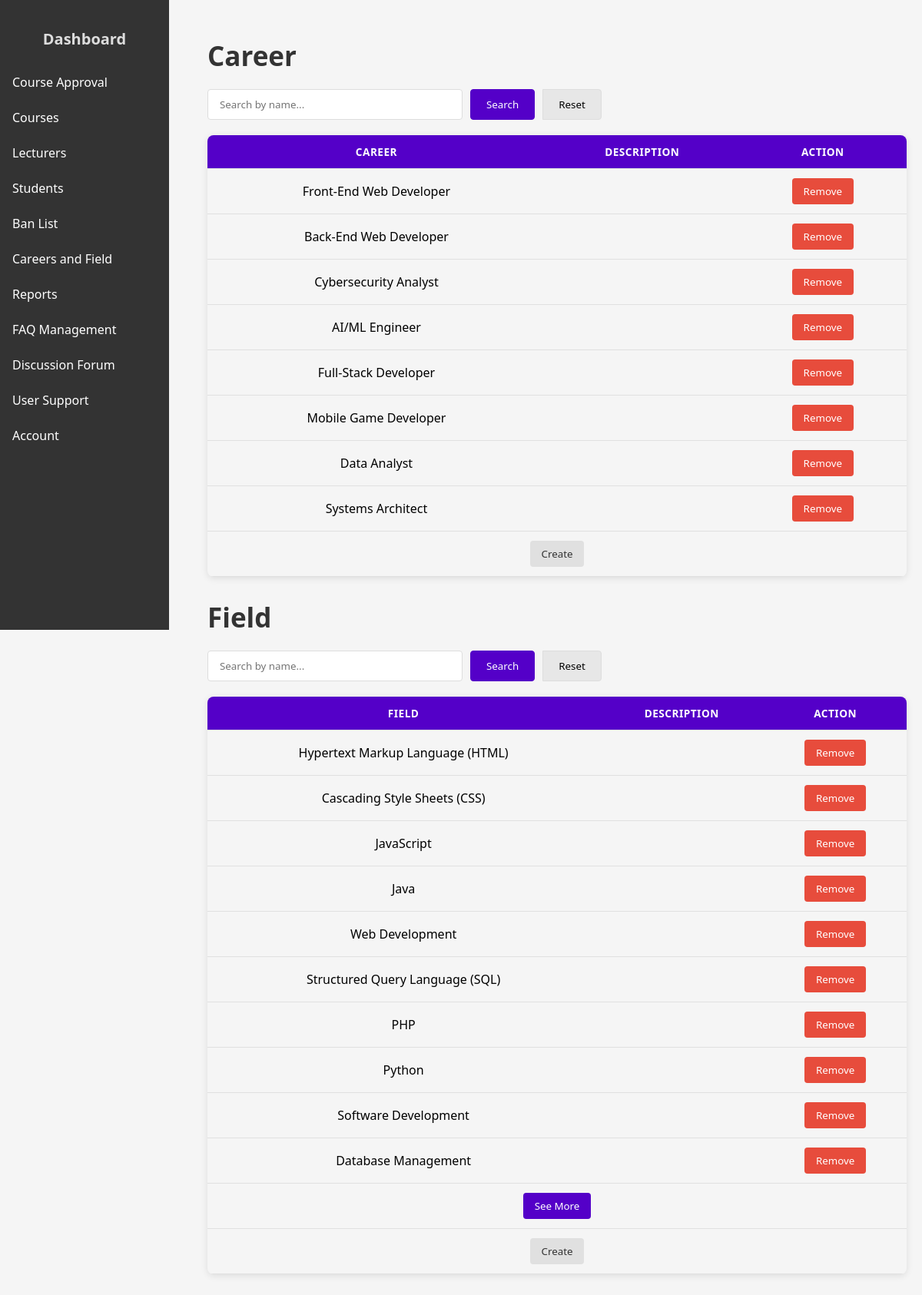
Page /admin_career_field.php (signed in) on the committed database.
### tables this page shows
CREATE TABLE `career` (
  `career_id` int(11) NOT NULL,
  `name` varchar(50) NOT NULL,
  `description` text DEFAULT NULL
);

CREATE TABLE `field` (
  `field_id` int(11) NOT NULL,
  `name` varchar(50) NOT NULL,
  `description` text DEFAULT NULL
);

### admin_career_field.php (the view, shortened to what this page needs)
<?php include "conn.php";
$search = $_GET['search'] ?? '';
$careerSql = "SELECT career_id, name, description FROM career";
$careerResult = $conn->query($careerSql);
$fieldSql = "SELECT field_id, name, description FROM field";
$fieldResult = $conn->query($fieldSql);
include 'admin_sidebar.php';
?>
<!DOCTYPE html>
<html lang="en">
<head>
    <link rel="stylesheet" href="admin.css">
</head>
<body>
<div class="main-content">
    <h2>Career</h2>
    <form method="GET" action="">
        <input type="text" name="search" placeholder="Search by name..." value="<?php echo htmlspecialchars($search); ?>">
        <button type="submit">Search</button>
        <button type="button" onclick="window.location.href='<?php echo basename($_SERVER['PHP_SELF']); ?>'">Reset</button>
    </form>
    <table id="careerTable">
        <tr><th>Career</th><th>Description</th><th>Action</th></tr>
        <?php
        $c = 0;
        while ($row = $careerResult->fetch_assoc()) {
            $isHidden = $c >= 10 ? "hidden-row" : "";
            echo "<tr class='career-row $isHidden' data-id='{$row["career_id"]}'>";
            echo "<td>" . htmlspecialchars($row["name"]) . "</td>";
            echo "<td>" . htmlspecialchars($row["description"]) . "</td>";
            echo "<td><button onclick=\"confirmRemove('career', {$row["career_id"]})\">Remove</button></td>";
            echo "</tr>";
            $c++;
        }
        ?>
        <tr><td colspan="3" style="text-align:center;"><button onclick="openModal('career')">Create</button></td></tr>
    </table>
    <h2>Field</h2>
    <form method="GET" action="">
        <input type="text" name="search" placeholder="Search by name..." value="<?php echo htmlspecialchars($search); ?>">
        <button type="submit">Search</button>
        <button type="button" onclick="window.location.href='<?php echo basename($_SERVER['PHP_SELF']); ?>'">Reset</button>
    </form>
    <table id="fieldTable">
        <tr><th>Field</th><th>Description</th><th>Action</th></tr>
        <?php
        $f = 0;
        while ($row = $fieldResult->fetch_assoc()) {
            $isHidden = $f >= 10 ? "hidden-row" : "";
            echo "<tr class='field-row $isHidden' data-id='{$row["field_id"]}'>";
            echo "<td>" . htmlspecialchars($row["name"]) . "</td>";
            echo "<td>" . htmlspecialchars($row["description"]) . "</td>";
            echo "<td><button onclick=\"confirmRemove('field', {$row["field_id"]})\">Remove</button></td>";
            echo "</tr>";
            $f++;
        }
        ?>
        <tr id="fieldSeeMoreRow" <?php if ($f <= 10) echo 'style="display:none;"'; ?>>
            <td colspan="3" style="text-align:center;">
                <button onclick="toggleRows('field', true)">See More</button>
            </td>
        </tr>
        <tr><td colspan="3" style="text-align:center;"><button onclick="openModal('field')">Create</button></td></tr>
    </table>
</div>
</body>
</html>

### admin.css (style rules this page uses)
table { margin-bottom: 30px; }
body { font-family: 'Segoe UI', Tahoma, Geneva, Verdana, sans-serif, sans-serif; margin: 0; padding: 0; background-color: #f5f5f5; }
.main-content { margin-left: 250px; padding: 20px; }
h2 { color: #333; margin-bottom: 20px; font-size: 35px; }
table { width: 100%; border-collapse: collapse; margin: 20px 0; font-family: 'Segoe UI', Tahoma, Geneva, Verdana, sans-serif; box-shadow: 0 2px 10px rgba(0, 0, 0, 0.1); border-radius: 8px; overflow: hidden; }
th, td { padding: 12px 15px; border-bottom: 1px solid #e0e0e0; text-align: center; vertical-align: middle; }
th { background-color: #5400C8; color: white; font-weight: 600; text-transform: uppercase; font-size: 0.85em; letter-spacing: 0.5px; }
button { padding: 8px 15px; border: none; border-radius: 4px; cursor: pointer; font-weight: 500; transition: all 0.3s ease; white-space: nowrap; margin: 0 auto; font-family: 'Segoe UI', Tahoma, Geneva, Verdana, sans-serif; }
button[onclick*="confirmRemove"] { background-color: #e74c3c; color: white; }
#careerSeeMoreRow button, #careerSeeLessRow button, #fieldSeeMoreRow button, button[onclick*="view_id"], #fieldSeeLessRow button { background-color: #5400C8; color: white; }
#careerTable tr:last-child button, #fieldTable tr:last-child button { background-color: #e0e0e0; color:#333; }
table button[onclick*="openModal"] { background-color: #e74c3c; color: white; }
form[method="GET"] { display: flex; margin: 20px 0; gap: 10px; }
form[method="GET"] input[type="text"] { padding: 10px 15px; border: 1px solid #ddd; border-radius: 4px; width: 300px; font-family: 'Segoe UI', Tahoma, sans-serif; outline: none; }
form[method="GET"] button[type="submit"] { padding: 10px 20px; border: 1px solid #5400C8; background-color: #5400C8; color: white; border-radius: 4px; cursor: pointer; transition: background-color 0.3s; }
form[method="GET"] button[type="button"] { padding: 10px 20px; border: 1px solid #ddd; background-color: #e7e7e7; border-radius: 0 4px 4px 0; cursor: pointer; transition: all 0.3s; }
form[method="GET"] button { margin: 0; }

### admin_sidebar.php (style rules this page uses)
.main-content { margin-left: 220px; padding: 20px; }

### rows in the picture
career: name "Front-End Web Developer"
career: name "Back-End Web Developer"
career: name "Cybersecurity Analyst"
career: name "AI/ML Engineer"
career: name "Full-Stack Developer"
career: name "Mobile Game Developer"
career: name "Data Analyst"
career: name "Systems Architect"
field: name "Hypertext Markup Language (HTML)"
field: name "Cascading Style Sheets (CSS)"
field: name "JavaScript"
field: name "Java"
field: name "Web Development"
field: name "Structured Query Language (SQL)"
field: name "PHP"
field: name "Python"
field: name "Software Development"
field: name "Database Management"
